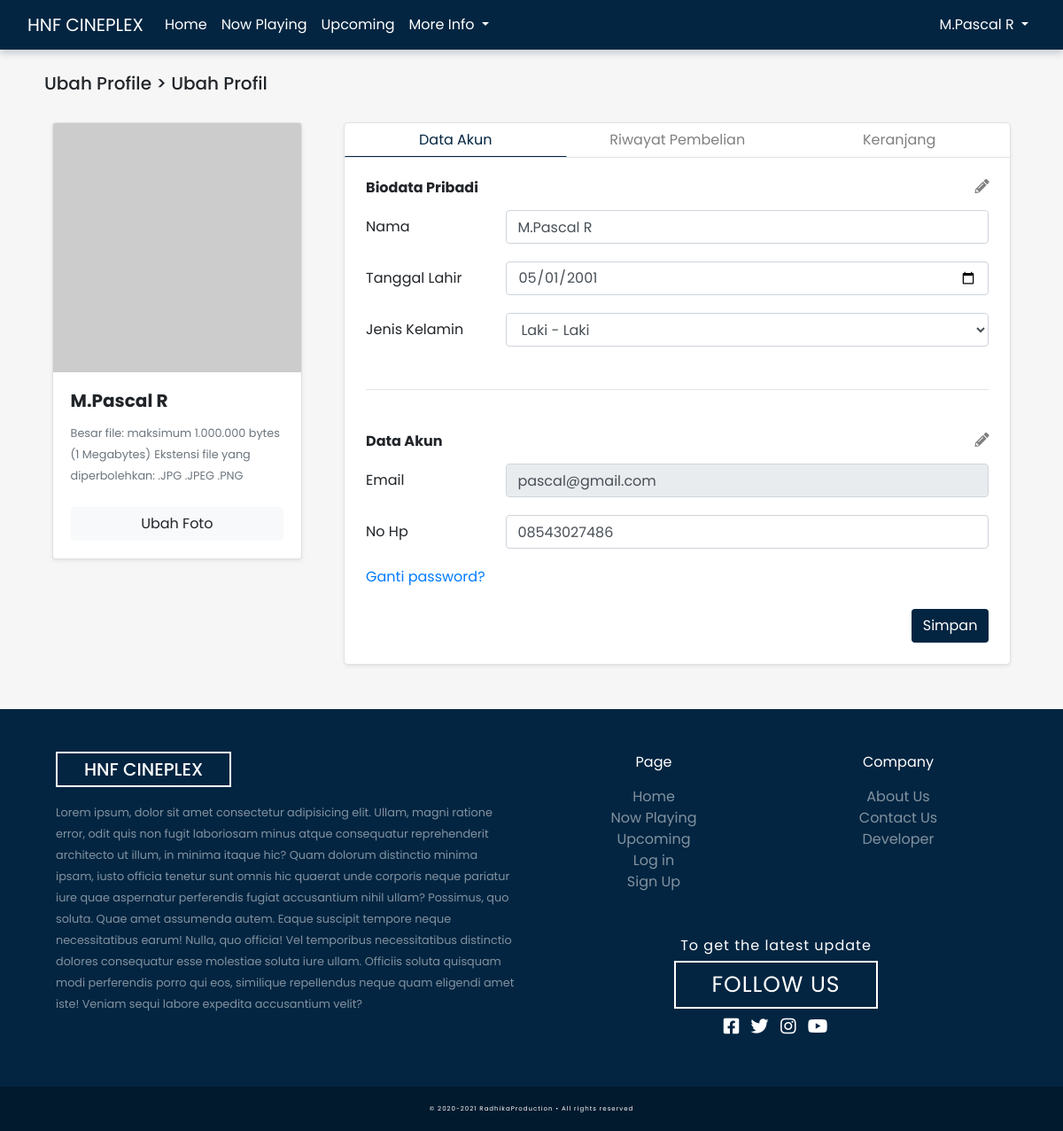
Screenshot of /page/account/dashboard.php?r=data (signed in) with the database file from the repository.
### tables this page shows
CREATE TABLE `user` (
  `id` int(11) NOT NULL,
  `nama` varchar(50) NOT NULL,
  `tanggal_lahir` date DEFAULT NULL,
  `jenis_kelamin` varchar(12) DEFAULT NULL,
  `no_hp` varchar(15) DEFAULT NULL,
  `email` varchar(50) NOT NULL,
  `password` varchar(255) NOT NULL,
  `role` varchar(10) NOT NULL
);

### utility/function.php (called while the page is built, shortened)
<?php
$conn = mysqli_connect("localhost", "root", "", "web_bioskop");
function select($data)
{
    global $conn;
    $result = mysqli_query($conn, $data);
    $rows = [];
    while ($row = mysqli_fetch_assoc($result)) {
        $rows[] = $row;
    }
    return $rows;
}

### page/account/dashboard.php (the view, shortened to what this page needs)
<?php
require '../../utility/function.php';
    if(!isset($_GET["r"])){
        header("location: dashboard.php?r=data");die;
    }else{
        $redirect = $_GET["r"];
    }
    $user_id = (int) $_SESSION['user_id'];
    $user_data = select("SELECT * FROM user WHERE id = $user_id")[0];
 ?>
<!doctype html>
<html lang="en">
<head>
    <link rel="stylesheet" href="https://cdn.jsdelivr.net/npm/bootstrap@4.5.3/dist/css/bootstrap.min.css"
>
    <link rel="stylesheet" href="../../asset/css/ui.css">
    <link href="../../asset/fontawesome-free/css/all.min.css" rel="stylesheet" type="text/css">
</head>
<body>
    <header class="mb-2">
        <?php include '../../components/page/navbar.php' ?>
    </header>
    <div class="main-container">
        <div class="row my-4">
            <div class="col">
                <h5 style="text-transform: capitalize;">Ubah Profile > <?= ($redirect=='history'? 'Riwayat Pembelian' : ($redirect=='cart'? 'Keranjang' : 'Ubah Profil')) ?></h5>
            </div>
        </div>
        <div class="row justify-content-around flex-column-reverse flex-md-row">
            <div class="col-md-3 card p-0 shadow-sm" style="height: fit-content;">
                <img src="https://ui-avatars.com/api/?name=<?= $user_data['nama']; ?>&size=64&background=032541&color=FFFFFF&format=svg" class="card-img-top" alt="...">
                <div class="card-body">
                    <h5 class="card-title font-weight-bold"><?= $user_data['nama']; ?></h5>
                    <div class="card-text mb-4">
                        <small class="text-muted">Besar file: maksimum 1.000.000 bytes (1 Megabytes)</small>
                        <small class="text-muted">Ekstensi file yang diperbolehkan: .JPG .JPEG .PNG</small>
                    </div>
                    <a href="#" class="btn btn-light w-100">Ubah Foto</a>
                </div>
            </div>
            <div class="col-md-8 content-container shadow-sm border p-0 rounded-lg  mb-4 mb-md-0" style="height: fit-content;">
                <div class="row text-center no-gutters border-bottom">
                    <a class="btn col-md w-100 redirect-btn <?= $redirect=="data"? 'text-custom border-bottom-blue' : 'text-black-50' ?>" href="dashboard.php?r=data">Data Akun</a>
                    <a class="btn col-md w-100 redirect-btn <?= $redirect=="history"? 'text-custom border-bottom-blue' : 'text-black-50' ?>" href="dashboard.php?r=history">Riwayat Pembelian</a>
                    <a class="btn col-md w-100 redirect-btn <?= $redirect=="cart"? 'text-custom border-bottom-blue' : 'text-black-50' ?>" href="dashboard.php?r=cart">Keranjang</a>
                </div>
                <div class="row p-3">
                    <?php if($redirect=="history") :?>
                        <div class="col-12">
                            <?php if(count($historys)==0) :?>
                            <div class="d-flex justify-content-center flex-column">
                                <small class="text-center">Belum ada riwayat pembelian</small>
                                <div class="d-flex justify-content-center mt-2">
                                    <a class="btn btn-custom btn-sm" href="../../index.php#now-playing">Pesan tiket sekarang</a>
                                </div>
                            </div>
                            <?php else: ?>
                            <div class="col-12 mb-3">
                                <small class="text-muted"><i class="fa fa-ticket-alt"></i> 10 Pemensanan terakhir kamu :</small>
                            </div>
                            <?php  foreach($historys as $history):?>
                            <div class="card mb-2">
                                <div class="row no-gutters">
                                    <div class="col-3 col-sm-2 col-lg-1">
                                        <img src="../../asset/image/<?= $history['cover']; ?>" class="card-img" alt="...">
                                    </div>
                                    <div class="col-9 col-sm-10 col-lg-11">
                                        <div class="row card-body py-1 pl-2 d-flex justify-content-between">
                                            <div class="col-lg-5">
                                                <p class="card-title text-custom mb-0"><?= $history['judul']; ?></p>
                                                <p class="card-text mb-0"><small>Tanggal : <?=strftime("%A, %d %B %Y", $history['data_timestamp']); ?></small></p>
                                                <p class="card-text mb-0"><small>Jam : <?= date("H:i",$history['data_timestamp']) ; ?> WIB</small></p>
                                                <p class="card-text mb-0"><small>Nomor kursi : <?= $history['id_kursi']; ?></small></p>
                                            </div>
                                            <div class="col-lg-5 d-flex justify-content-lg-center align-items-lg-center">
                                                <div>
                                                    <p class="card-text mb-0"><small class="text-muted">Waktu pembelian : <?= strftime("%d %B %Y", strtotime($history['tanggal_pembelian'])); ?>, <?= $history['waktu_pembelian']; ?> WIB</small></p>
                                                    <p class="card-text mb-0"><small class="text-muted">Total pembayaran : Rp. <?= $history['harga_akhir']; ?> </small></p>
                                                </div>
                                            </div>
                                            <div class="col-lg-2 my-3 my-lg-0 d-flex justify-content-end align-items-lg-center">
                                                <button class="btn btn-sm btn-custom info-btn w-100" data-id="<?= $history['id_pembayaran']; ?>" data-section="history"><i class="fa fa-info-circle mr-2"></i>Detail</button>
                                            </div>
                                        </div>
                                    </div>
                                </div>
                            </div>
                            <?php endforeach; ?>
                            <?php endif; ?>
                        </div>
                    <?php else :?>
                        <div class="col-12 pl-0 pr-0 pl-md-2 pr-md-2">
                            <form action="" method="POST">
                                <div class="col-12 my-2">
                                    <h6 class="font-weight-bold mb-3 d-flex justify-content-between">Biodata Pribadi <i class="fas fa-pencil-alt text-black-50"></i></h6>
                                    <ul width="100%">
                                        <li class="form-group">
                                            <label for="nama">Nama</label>
                                            <input type="text" class="form-control" id="nama" name="nama" value="<?= $user_data['nama']; ?>" >
                                        </li>
                                        <li class="form-group">
                                            <label for="tanggal_lahir">Tanggal Lahir</label>
                                            <input type="date" class="form-control" id="tanggal_lahir" name="tanggal_lahir" value="<?= $user_data['tanggal_lahir']; ?>" />
                                        </li>
                                        <li class="form-group">
                                            <label for="jenis_kelamin">Jenis Kelamin</label>
                                            <select id="jenis_kelamin" class="form-control" name="jenis_kelamin" required>
                                                <option value="Laki-Laki" <?= $user_data['jenis_kelamin']=='Laki-Laki'?'selected':''; ?>>Laki - Laki</option>
                                            </select>
                                        </li>
                                    </ul>
                                    <hr class="mt-5 mb-0">
                                </div>
                                <div class="col-12 my-2 mt-5">
                                    <h6 class="font-weight-bold mb-3 d-flex justify-content-between">Data Akun <i class="fas fa-pencil-alt text-black-50"></i></h6>
                                    <ul width="100%" class="mb-0">
                                        <li class="form-group">
                                            <label for="">Email</label>
                                            <input class="form-control" id="" type="email" value="<?= $user_data['email']; ?>" disabled>
                                        </li>
                                        <li class="form-group">
                                            <label for="no_hp">No Hp</label>
                                            <input class="form-control" id="no_hp" name="no_hp" type="number" value="<?= $user_data['no_hp']; ?>" >
                                        </li>
                                        <li class="form-group">
                                            <a href="javascript:void(0)">Ganti password?</a>
                                        </li>
                                        <li class="d-flex justify-content-end mb-0 mt-4">
                                            <button class="btn btn-custom" type="submit" name="simpan">Simpan</button>
                                        </li>
                                    </ul>
                                </div>
                            </form>
                        </div>
                    <?php endif; ?>
                </div>
            </div>
        </div>
    </div>
    <?php include '../../components/page/footer.php' ?>
</body>
</html>
</html>

### asset/css/ui.css (style rules this page uses)
* { padding: 0; margin: 0; -webkit-box-sizing: border-box; box-sizing: border-box; font-family: 'Poppins', sans-serif; scroll-behavior: smooth !important; }
.btn-custom { background-color: #032541; color: white; }
.text-custom { color: #032541; }
.form-group { position: relative; }
.main-container { position: relative; width: 100%; max-width: 1440px; margin: auto; padding: 50px; }

### page/account/dashboard.php (style rules this page uses)
body { background-color: #F6F6F6; }
.content-container { background-color: white; }
.content-container ul li { list-style-type: none; display: flex; margin-bottom: 20px; }
.redirect-btn { border-radius: unset !important; box-shadow: unset !important; }
.border-bottom-blue { border-bottom: 1px solid #032541; }
label { width: 200px; display: inline-block; margin: auto 0; margin-right: 5px; }
input { width: 100%; }

### rows the page displays
user: nama "M.Pascal R", tanggal_lahir "05/01/2001", jenis_kelamin "Laki - Laki", email "pascal@gmail.com", no_hp "08543027486"

### other values shown
$_SESSION['user_login'] "M.Pascal R"
